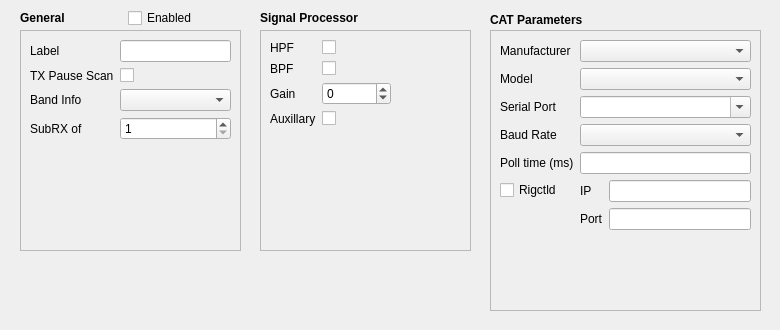
      <widget class="QWidget" name="radioTab_8">
       <attribute name="title">
        <string>Radio 8</string>
       </attribute>
       <widget class="QFrame" name="radioFrame_8">
        <property name="geometry">
         <rect>
          <x>10</x>
          <y>0</y>
          <width>761</width>
          <height>321</height>
         </rect>
        </property>
        <property name="frameShape">
         <enum>QFrame::NoFrame</enum>
        </property>
        <property name="frameShadow">
         <enum>QFrame::Raised</enum>
        </property>
        <widget class="QLabel" name="label_142">
         <property name="geometry">
          <rect>
           <x>10</x>
           <y>10</y>
           <width>191</width>
           <height>16</height>
          </rect>
         </property>
         <property name="font">
          <font>
           <weight>75</weight>
           <bold>true</bold>
          </font>
         </property>
         <property name="text">
          <string>General</string>
         </property>
        </widget>
        <widget class="QFrame" name="radioGeneralFrame_8">
         <property name="geometry">
          <rect>
           <x>10</x>
           <y>30</y>
           <width>221</width>
           <height>221</height>
          </rect>
         </property>
         <property name="frameShape">
          <enum>QFrame::StyledPanel</enum>
         </property>
         <property name="frameShadow">
          <enum>QFrame::Raised</enum>
         </property>
         <widget class="QWidget" name="gridLayoutWidget_12">
          <property name="geometry">
           <rect>
            <x>10</x>
            <y>10</y>
            <width>201</width>
            <height>201</height>
           </rect>
          </property>
          <layout class="QFormLayout" name="formLayout_29">
           <property name="fieldGrowthPolicy">
            <enum>QFormLayout::AllNonFixedFieldsGrow</enum>
           </property>
           <item row="0" column="0">
            <widget class="QLabel" name="label_144">
             <property name="text">
              <string>Label</string>
             </property>
            </widget>
           </item>
           <item row="0" column="1">
            <widget class="QLineEdit" name="radioNameLineEdit_8"/>
           </item>
           <item row="1" column="0">
            <widget class="QLabel" name="label_146">
             <property name="text">
              <string>TX Pause Scan</string>
             </property>
            </widget>
           </item>
           <item row="1" column="1">
            <widget class="QCheckBox" name="radioPauseScanCheckBox_8">
             <property name="text">
              <string/>
             </property>
            </widget>
           </item>
           <item row="2" column="0">
            <widget class="QLabel" name="label_181">
             <property name="text">
              <string>Band Info</string>
             </property>
            </widget>
           </item>
           <item row="2" column="1">
            <widget class="QComboBox" name="radioBandDecoderComboBox_8"/>
           </item>
           <item row="3" column="0">
            <widget class="QLabel" name="label_182">
             <property name="text">
              <string>SubRX of</string>
             </property>
            </widget>
           </item>
           <item row="3" column="1">
            <widget class="QSpinBox" name="radioSubRxSpinBox_8">
             <property name="minimum">
              <number>1</number>
             </property>
             <property name="maximum">
              <number>8</number>
             </property>
            </widget>
           </item>
          </layout>
         </widget>
        </widget>
        <widget class="QLabel" name="label_147">
         <property name="geometry">
          <rect>
           <x>250</x>
           <y>10</y>
           <width>171</width>
           <height>16</height>
          </rect>
         </property>
         <property name="font">
          <font>
           <weight>75</weight>
           <bold>true</bold>
          </font>
         </property>
         <property name="text">
          <string>Signal Processor</string>
         </property>
        </widget>
        <widget class="QFrame" name="radioProcFrame_8">
         <property name="geometry">
          <rect>
           <x>250</x>
           <y>30</y>
           <width>211</width>
           <height>221</height>
          </rect>
         </property>
         <property name="frameShape">
          <enum>QFrame::StyledPanel</enum>
         </property>
         <property name="frameShadow">
          <enum>QFrame::Raised</enum>
         </property>
         <widget class="QWidget" name="gridLayoutWidget_33">
          <property name="geometry">
           <rect>
            <x>10</x>
            <y>10</y>
            <width>121</width>
            <height>131</height>
           </rect>
          </property>
          <layout class="QFormLayout" name="formLayout_30">
           <item row="0" column="0">
            <widget class="QLabel" name="label_148">
             <property name="text">
              <string>HPF</string>
             </property>
            </widget>
           </item>
           <item row="0" column="1">
            <widget class="QCheckBox" name="radioHpfCheckBox_8">
             <property name="text">
              <string/>
             </property>
            </widget>
           </item>
           <item row="1" column="0">
            <widget class="QLabel" name="label_149">
             <property name="text">
              <string>BPF</string>
             </property>
            </widget>
           </item>
           <item row="1" column="1">
            <widget class="QCheckBox" name="radioBpfCheckBox_8">
             <property name="text">
              <string/>
             </property>
            </widget>
           </item>
           <item row="2" column="0">
            <widget class="QLabel" name="label_150">
             <property name="text">
              <string>Gain</string>
             </property>
            </widget>
           </item>
           <item row="2" column="1">
            <widget class="QSpinBox" name="radioGainSpinBox_8">
             <property name="minimum">
              <number>-32</number>
             </property>
             <property name="maximum">
              <number>32</number>
             </property>
            </widget>
           </item>
           <item row="3" column="1">
            <widget class="QCheckBox" name="radioAuxCheckBox_8">
             <property name="text">
              <string/>
             </property>
            </widget>
           </item>
           <item row="3" column="0">
            <widget class="QLabel" name="label_166">
             <property name="text">
              <string>Auxillary</string>
             </property>
            </widget>
           </item>
          </layout>
         </widget>
        </widget>
        <widget class="QLabel" name="label_151">
         <property name="geometry">
          <rect>
           <x>480</x>
           <y>10</y>
           <width>131</width>
           <height>20</height>
          </rect>
         </property>
         <property name="font">
          <font>
           <weight>75</weight>
           <bold>true</bold>
          </font>
         </property>
         <property name="text">
          <string>CAT Parameters</string>
         </property>
        </widget>
        <widget class="QFrame" name="radioCatFrame_8">
         <property name="geometry">
          <rect>
           <x>480</x>
           <y>30</y>
           <width>271</width>
           <height>281</height>
          </rect>
         </property>
         <property name="autoFillBackground">
          <bool>false</bool>
         </property>
         <property name="frameShape">
          <enum>QFrame::StyledPanel</enum>
         </property>
         <property name="frameShadow">
          <enum>QFrame::Raised</enum>
         </property>
         <property name="lineWidth">
          <number>1</number>
         </property>
         <widget class="QWidget" name="formLayoutWidget_15">
          <property name="geometry">
           <rect>
            <x>10</x>
            <y>10</y>
            <width>251</width>
            <height>261</height>
           </rect>
          </property>
          <layout class="QFormLayout" name="formLayout_31">
           <property name="fieldGrowthPolicy">
            <enum>QFormLayout::AllNonFixedFieldsGrow</enum>
           </property>
           <item row="0" column="0">
            <widget class="QLabel" name="label_154">
             <property name="text">
              <string>Manufacturer</string>
             </property>
            </widget>
           </item>
           <item row="0" column="1">
            <widget class="QComboBox" name="radioManufComboBox_8"/>
           </item>
           <item row="1" column="0">
            <widget class="QLabel" name="label_155">
             <property name="text">
              <string>Model</string>
             </property>
            </widget>
           </item>
           <item row="1" column="1">
            <widget class="QComboBox" name="radioModelComboBox_8"/>
           </item>
           <item row="2" column="0">
            <widget class="QLabel" name="label_158">
             <property name="text">
              <string>Serial Port</string>
             </property>
            </widget>
           </item>
           <item row="2" column="1">
            <widget class="QComboBox" name="radioSerialPortComboBox_8">
             <property name="editable">
              <bool>true</bool>
             </property>
             <property name="frame">
              <bool>true</bool>
             </property>
            </widget>
           </item>
           <item row="3" column="0">
            <widget class="QLabel" name="label_156">
             <property name="text">
              <string>Baud Rate</string>
             </property>
            </widget>
           </item>
           <item row="3" column="1">
            <widget class="QComboBox" name="radioBaudRateComboBox_8"/>
           </item>
           <item row="4" column="0">
            <widget class="QLabel" name="label_157">
             <property name="text">
              <string>Poll time (ms)</string>
             </property>
            </widget>
           </item>
           <item row="4" column="1">
            <widget class="QLineEdit" name="radioPollTimeLineEdit_8"/>
           </item>
           <item row="5" column="0">
            <widget class="QCheckBox" name="rigctldCheckbox_8">
             <property name="text">
              <string>Rigctld</string>
             </property>
            </widget>
           </item>
           <item row="5" column="1">
            <layout class="QGridLayout" name="gridLayout_9">
             <item row="0" column="1">
              <widget class="QLineEdit" name="rigctldIpLineEdit_8"/>
             </item>
             <item row="0" column="0">
              <widget class="QLabel" name="label_152">
               <property name="text">
                <string>IP</string>
               </property>
              </widget>
             </item>
             <item row="1" column="0">
              <widget class="QLabel" name="label_153">
               <property name="text">
                <string>Port</string>
               </property>
              </widget>
             </item>
             <item row="1" column="1">
              <widget class="QLineEdit" name="rigctldPortLineEdit_8"/>
             </item>
            </layout>
           </item>
          </layout>
         </widget>
        </widget>
        <widget class="QCheckBox" name="radioEnableCheckBox_8">
         <property name="geometry">
          <rect>
           <x>118</x>
           <y>8</y>
           <width>102</width>
           <height>20</height>
          </rect>
         </property>
         <property name="text">
          <string>Enabled</string>
         </property>
        </widget>
       </widget>
      </widget>
